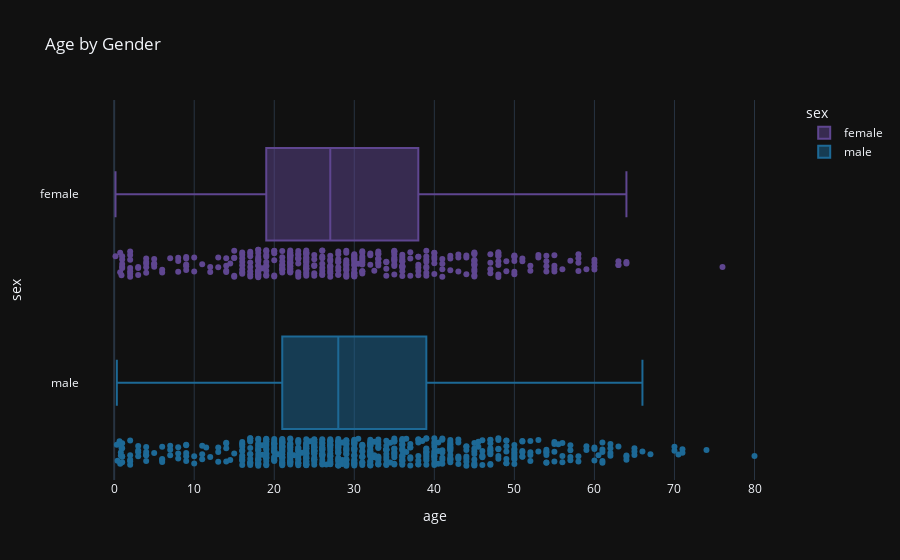

The notebook cell saved with this chart:
### Code cell
# You can also change how it displays its data points
px.box(df, title='Age by Gender', x='age', y='sex', color='sex', points='all')

### Figure 1 — Plotly figure (JSON) as saved in the notebook; plotly's stock layout.template omitted (floating-point values rounded to 4 significant figures; data arrays with more than 128 entries replaced by an {"elided": "..."} marker saying what was removed)
{"data": [{"alignmentgroup": "True", "boxpoints": "all", "hovertemplate": "sex=%{y}<br>age=%{x}<extra></extra>", "legendgroup": "female", "marker": {"color": "rgb(95, 70, 144)"}, "name": "female", "notched": false, "offsetgroup": "female", "orientation": "h", "showlegend": true, "type": "box", "x": {"elided": "464 float values"}, "x0": " ", "xaxis": "x", "y": {"elided": "464 str values"}, "y0": " ", "yaxis": "y"}, {"alignmentgroup": "True", "boxpoints": "all", "hovertemplate": "sex=%{y}<br>age=%{x}<extra></extra>", "legendgroup": "male", "marker": {"color": "rgb(29, 105, 150)"}, "name": "male", "notched": false, "offsetgroup": "male", "orientation": "h", "showlegend": true, "type": "box", "x": {"elided": "843 float values"}, "x0": " ", "xaxis": "x", "y": {"elided": "843 str values"}, "y0": " ", "yaxis": "y"}], "layout": {"boxmode": "overlay", "legend": {"title": {"text": "sex"}, "tracegroupgap": 0}, "title": {"text": "Age by Gender"}, "xaxis": {"anchor": "y", "domain": [0, 1], "title": {"text": "age"}}, "yaxis": {"anchor": "x", "categoryarray": ["male", "female"], "categoryorder": "array", "domain": [0, 1], "title": {"text": "sex"}}}}
